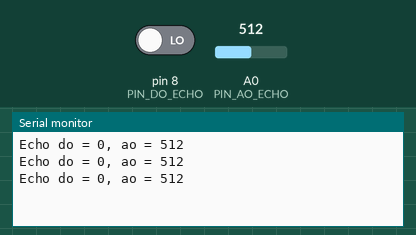
Simulated run of this sketch. Board: Arduino Uno, built with avr-gcc and run on an emulated ATmega328P. Parts: the last lines printed to the serial monitor. The inputs (shaded band) are chosen by the test bench; at power-on: A0 (PIN_AO_ECHO) = 512, pin 8 (PIN_DO_ECHO) LOW.

Above: at 1.3 s.
1.4 s: A0 (PIN_AO_ECHO) set to 716
At 1.9 s:
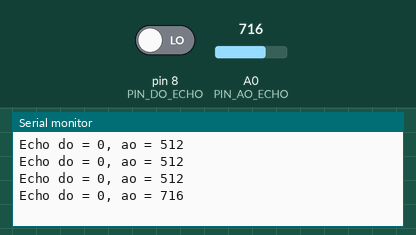
2.9 s: pin 8 (PIN_DO_ECHO) driven HIGH
At 3.3 s:
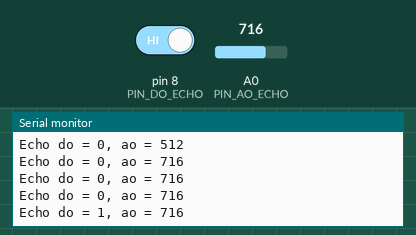
4.4 s: A0 (PIN_AO_ECHO) set to 900
At 4.9 s:
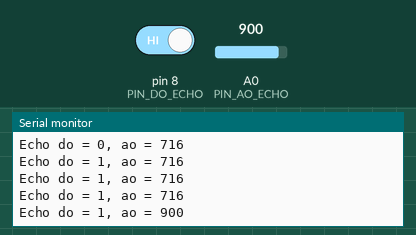
5.9 s: pin 8 (PIN_DO_ECHO) driven LOW
At 6.4 s:
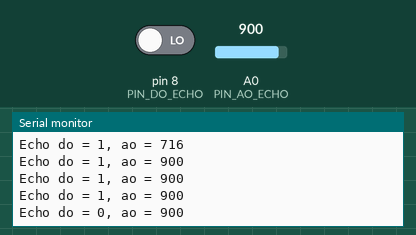
Timing chart, 0 to 8.4 s (numbered marks = the images above; inputs shaded):
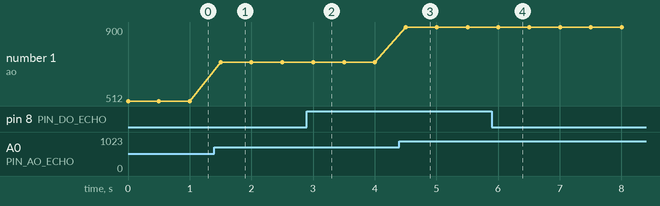

Measured:
- after the input at 1.4 s, the serial monitor: prints a new line after 0.10 s (image 1)
- after the input at 2.9 s, the serial monitor: prints a new line after 0.10 s (image 2)
- after the input at 4.4 s, the serial monitor: prints a new line after 0.10 s (image 3)
- after the input at 5.9 s, the serial monitor: prints a new line after 0.11 s (image 4)
- plotted number 1: 512 → 716 after the input at 1.4 s, 716 → 900 after the input at 4.4 s

The sketch:

sketch_dec08_ground_water.ino
```cpp
#define PIN_DO_ECHO 8
#define PIN_AO_ECHO A0

int do_echo;
int ao_echo;

void setup() {
  Serial.begin(9600);
  pinMode(PIN_DO_ECHO, INPUT);
  pinMode(PIN_AO_ECHO, INPUT);
}

void loop() {
  do_echo = digitalRead(PIN_DO_ECHO);
  ao_echo = analogRead(PIN_AO_ECHO);
  Serial.print("Echo do = ");
  Serial.print(do_echo);
  Serial.print(", ao = ");
  Serial.print(ao_echo);
  Serial.println();
  delay(500);
}
```
